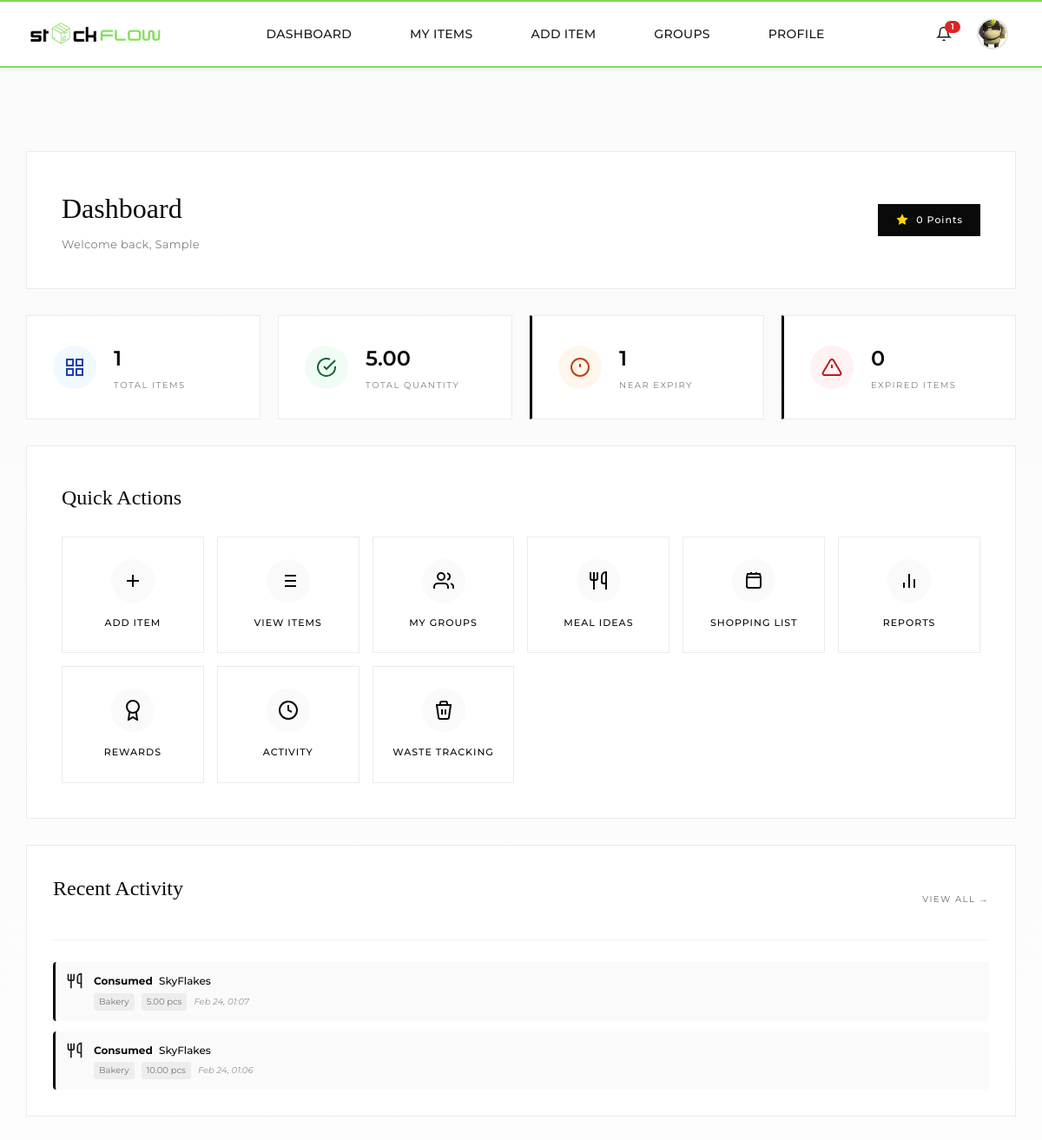
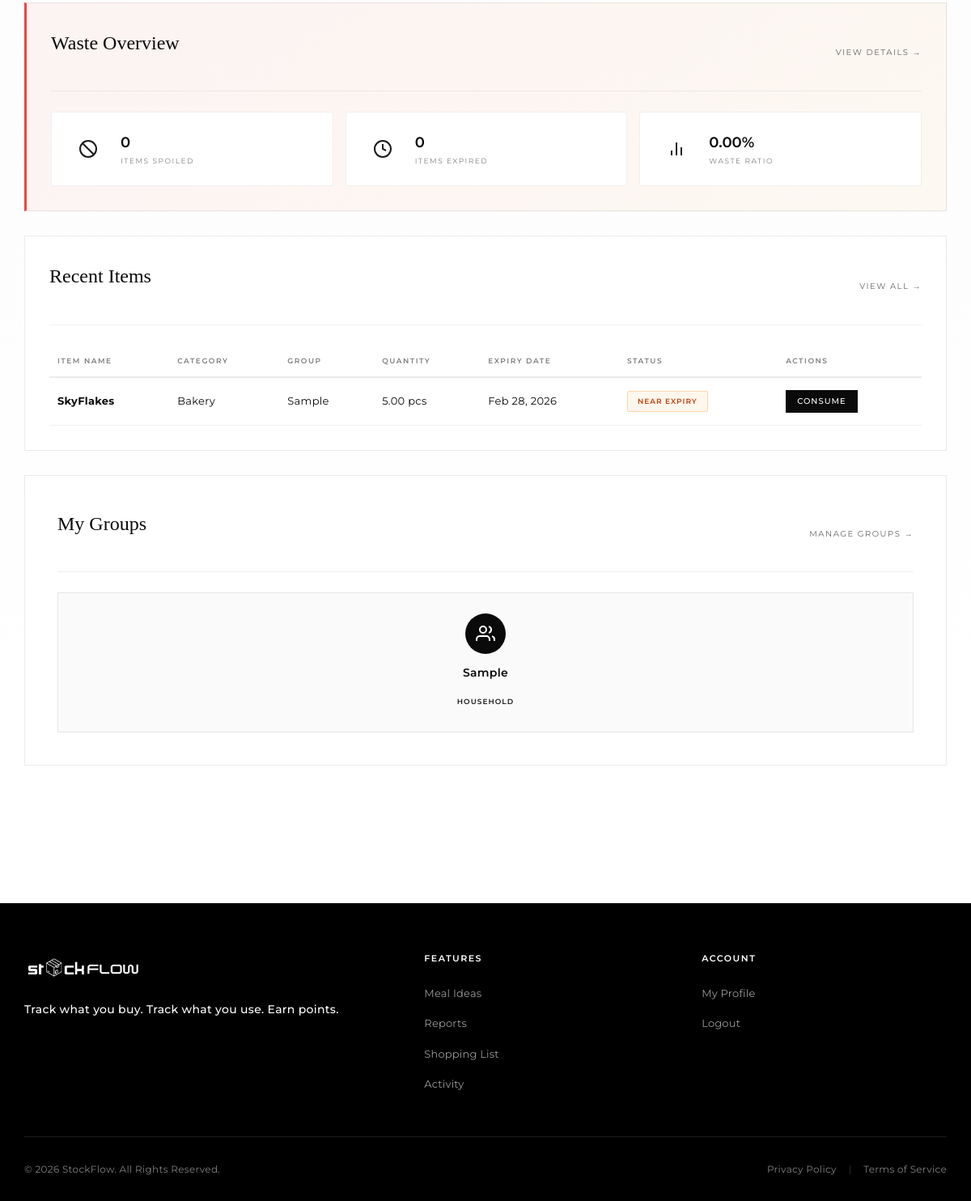
/user/dashboard.php (signed in), run on the app's committed database (2 pictures, top to bottom).
### tables this page shows
CREATE TABLE `users` (
  `user_id` int(11) NOT NULL,
  `full_name` varchar(255) NOT NULL,
  `email` varchar(255) NOT NULL,
  `password` varchar(1000) NOT NULL,
  `img_name` varchar(255) DEFAULT NULL,
  `is_active` tinyint(1) DEFAULT 1,
  `last_login` timestamp NULL DEFAULT NULL,
  `role` enum('customer','grocery_admin') DEFAULT 'customer',
  `store_id` int(11) DEFAULT NULL,
  `created_at` timestamp NOT NULL DEFAULT current_timestamp(),
  `updated_at` timestamp NOT NULL DEFAULT current_timestamp() ON UPDATE current_timestamp()
);

CREATE TABLE `user_points` (
  `user_id` int(11) NOT NULL,
  `total_points` int(11) DEFAULT 0,
  `last_updated` timestamp NOT NULL DEFAULT current_timestamp() ON UPDATE current_timestamp()
);

CREATE TABLE `customer_inventory_updates` (
  `update_id` int(11) NOT NULL,
  `item_id` int(11) NOT NULL,
  `update_type` enum('added','consumed','spoiled','expired') NOT NULL,
  `quantity_change` decimal(10,2) NOT NULL,
  `updated_by` int(11) NOT NULL,
  `update_date` timestamp NOT NULL DEFAULT current_timestamp(),
  `notes` text DEFAULT NULL
);

CREATE TABLE `customer_items` (
  `item_id` int(11) NOT NULL,
  `item_name` varchar(255) NOT NULL,
  `barcode` varchar(100) DEFAULT NULL,
  `catalog_id` int(11) DEFAULT NULL,
  `category_id` int(11) NOT NULL,
  `group_id` int(11) NOT NULL,
  `quantity` decimal(10,2) NOT NULL,
  `unit` varchar(50) NOT NULL,
  `purchase_date` date NOT NULL,
  `expiry_date` date NOT NULL,
  `expiry_status` enum('fresh','near_expiry','expired') DEFAULT 'fresh',
  `alert_flag` tinyint(1) DEFAULT 0,
  `purchased_from` varchar(255) DEFAULT NULL,
  `created_by` int(11) NOT NULL,
  `date_added` timestamp NOT NULL DEFAULT current_timestamp(),
  `last_updated` timestamp NOT NULL DEFAULT current_timestamp() ON UPDATE current_timestamp()
);

CREATE TABLE `categories` (
  `category_id` int(11) NOT NULL,
  `category_name` varchar(100) NOT NULL,
  `description` text DEFAULT NULL,
  `created_at` timestamp NOT NULL DEFAULT current_timestamp()
);

CREATE TABLE `groups` (
  `group_id` int(11) NOT NULL,
  `group_name` varchar(255) NOT NULL,
  `group_type` enum('household','co_living','small_business') NOT NULL,
  `created_by` int(11) NOT NULL,
  `invitation_code` varchar(50) DEFAULT NULL,
  `created_at` timestamp NOT NULL DEFAULT current_timestamp()
);

### user/dashboard.php (the view, shortened to what the rows shown need)
<?php
require_once __DIR__ . '/../includes/config.php';
$conn = getDBConnection();
$user_id = getCurrentUserId();
require_once __DIR__ . '/../includes/notifications_system.php';
runNotificationChecks($conn, $user_id);
$points_stmt = $conn->prepare("SELECT total_points FROM user_points WHERE user_id = ?");
$points_stmt->bind_param("i", $user_id);
$points_stmt->execute();
$points_result = $points_stmt->get_result();
$user_points = $points_result->fetch_assoc()['total_points'] ?? 0;
$groups_stmt = $conn->prepare("
    SELECT g.group_id, g.group_name, g.group_type
    FROM groups g
    INNER JOIN group_members gm ON g.group_id = gm.group_id
    WHERE gm.user_id = ?
");
$groups_stmt->bind_param("i", $user_id);
$groups_stmt->execute();
$groups_result = $groups_stmt->get_result();
$items_stmt = $conn->prepare("
    SELECT ci.*, c.category_name, g.group_name
    FROM customer_items ci
    INNER JOIN categories c ON ci.category_id = c.category_id
    INNER JOIN groups g ON ci.group_id = g.group_id
    INNER JOIN group_members gm ON ci.group_id = gm.group_id
    WHERE gm.user_id = ?
    ORDER BY ci.date_added DESC
    LIMIT 10
");
$items_stmt->bind_param("i", $user_id);
$items_stmt->execute();
$items_result = $items_stmt->get_result();
$recent_activity_stmt = $conn->prepare("
    SELECT
        ciu.update_type,
        ciu.quantity_change,
        ciu.update_date,
        ci.item_name,
        c.category_name,
        ci.unit
    FROM customer_inventory_updates ciu
    INNER JOIN customer_items ci ON ciu.item_id = ci.item_id
    INNER JOIN categories c ON ci.category_id = c.category_id
    WHERE ciu.updated_by = ?
    ORDER BY ciu.update_date DESC
    LIMIT 5
");
$recent_activity_stmt->bind_param("i", $user_id);
$recent_activity_stmt->execute();
$recent_activity_result = $recent_activity_stmt->get_result();
$pageCss = '<link rel="stylesheet" href="' . htmlspecialchars($baseUrl) . '/includes/style/pages/dashboard.css">';
require_once __DIR__ . '/../includes/header.php';
?>
<main class="dashboard-page">
    <div class="dashboard-container">
        <div class="dashboard-header">
            <div class="header-content">
                <div class="header-info">
                    <h1 class="dashboard-title">Dashboard</h1>
                </div>
                <div class="header-actions">
                    <div class="points-badge">
                        <svg width="16" height="16" viewBox="0 0 24 24" fill="currentColor" stroke="none">
                            <polygon points="12 2 15.09 8.26 22 9.27 17 14.14 18.18 21.02 12 17.77 5.82 21.02 7 14.14 2 9.27 8.91 8.26 12 2"/>
                        </svg>
                        <span><?php echo number_format($user_points); ?> Points</span>
                    </div>
                </div>
            </div>
        </div>
        <div class="quick-actions">
            <h2 class="section-title">Quick Actions</h2>
        </div>
        <div class="content-section">
            <div class="section-header">
                <h2 class="section-title">Recent Activity</h2>
            </div>
            <?php if ($recent_activity_result->num_rows > 0): ?>
                <div class="activity-feed-mini">
                    <?php while ($activity = $recent_activity_result->fetch_assoc()): ?>
                        <?php
                            $icon_svg = '';
                            $action_label = 'Unknown';
                            switch ($activity['update_type']) {
                                case 'consumed':
                                    $icon_svg = '<svg width="20" height="20" viewBox="0 0 24 24" fill="none" stroke="currentColor" stroke-width="2"><path d="M3 2v7c0 1.1.9 2 2 2h4a2 2 0 0 0 2-2V2M7 2v20M21 15V2v0a5 5 0 0 0-5 5v6c0 1.1.9 2 2 2h3Zm0 0v7"/></svg>';
                                    $action_label = 'Consumed';
                                    break;
                            }
                        ?>
                        <div class="activity-item">
                            <span class="activity-icon"><?php echo $icon_svg; ?></span>
                            <div class="activity-info">
                                <p class="activity-text">
                                    <strong><?php echo $action_label; ?></strong>
                                    <?php echo htmlspecialchars($activity['item_name']); ?>
                                </p>
                                <p class="activity-meta">
                                    <span class="meta-item"><?php echo htmlspecialchars($activity['category_name']); ?></span>
                                    <span class="meta-item"><?php echo number_format($activity['quantity_change'], 2); ?> <?php echo htmlspecialchars($activity['unit']); ?></span>
                                    <span class="meta-time"><?php echo date('M d, H:i', strtotime($activity['update_date'])); ?></span>
                                </p>
                            </div>
                        </div>
                    <?php endwhile; ?>
                </div>
            <?php else: ?>
                <div class="empty-state">
                    <p>No activity yet. Start by adding items or logging consumption!</p>
                </div>
            <?php endif; ?>
        </div>
        <div class="content-section waste-section">
            <div class="section-header">
                <h2 class="section-title">Waste Overview</h2>
            </div>
        </div>
        <div class="content-section">
            <div class="section-header">
                <h2 class="section-title">Recent Items</h2>
            </div>
            <?php if ($items_result->num_rows > 0): ?>
                <div class="table-wrapper">
                    <table class="data-table">
                        <thead>
                            <tr>
                                <th>Item Name</th>
                                <th>Category</th>
                                <th>Group</th>
                                <th>Quantity</th>
                                <th>Expiry Date</th>
                                <th>Status</th>
                                <th>Actions</th>
                            </tr>
                        </thead>
                        <tbody>
                            <?php while ($item = $items_result->fetch_assoc()): ?>
                            <tr>
                                <td><strong><?php echo htmlspecialchars($item['item_name']); ?></strong></td>
                                <td><?php echo htmlspecialchars($item['category_name']); ?></td>
                                <td><?php echo htmlspecialchars($item['group_name']); ?></td>
                                <td><?php echo $item['quantity'] . ' ' . htmlspecialchars($item['unit']); ?></td>
                                <td><?php echo date('M d, Y', strtotime($item['expiry_date'])); ?></td>
                                <td>
                                    <?php
                                    $badge_class = '';
                                    if ($item['expiry_status'] === 'fresh') {
                                        $badge_class = 'badge-delivered';
                                    } elseif ($item['expiry_status'] === 'near_expiry') {
                                        $badge_class = 'badge-pending';
                                    } else {
                                        $badge_class = 'badge-cancelled';
                                    }
                                    ?>
                                    <span class="badge <?php echo $badge_class; ?>">
                                        <?php echo ucfirst(str_replace('_', ' ', $item['expiry_status'])); ?>
                                    </span>
                                </td>
                                <td>
                                    <a href="customer/item/consume_item.php?id=<?php echo $item['item_id']; ?>" class="action-btn">Consume</a>
                                </td>
                            </tr>
                            <?php endwhile; ?>
                        </tbody>
                    </table>
                </div>
            <?php endif; ?>
        </div>
        <?php if ($groups_result->num_rows > 0): ?>
        <div class="groups-section">
            <div class="section-header">
                <h2 class="section-title">My Groups</h2>
            </div>
            <div class="groups-grid">
                <?php while ($group = $groups_result->fetch_assoc()): ?>
                    <div class="group-card">
                        <div class="group-icon">
                            <svg width="24" height="24" viewBox="0 0 24 24" fill="none" stroke="currentColor" stroke-width="2">
                                <path d="M17 21v-2a4 4 0 0 0-4-4H5a4 4 0 0 0-4 4v2"/><circle cx="9" cy="7" r="4"/><path d="M23 21v-2a4 4 0 0 0-3-3.87"/><path d="M16 3.13a4 4 0 0 1 0 7.75"/>
                            </svg>
                        </div>
                        <div class="group-name"><?php echo htmlspecialchars($group['group_name']); ?></div>
                        <div class="group-type">
                            <span class="badge badge-<?php echo strtolower($group['group_type']); ?>">
                                <?php echo ucfirst($group['group_type']); ?>
                            </span>
                        </div>
                    </div>
                <?php endwhile; ?>
            </div>
        </div>
        <?php endif; ?>
    </div>
</main>
<?php require_once __DIR__ . '/../includes/footer.php'; ?>

### includes/header.php (shortened to what the rows shown need)
<!DOCTYPE html>
<html lang="en">
<head>
    <link rel="stylesheet" href="<?php echo htmlspecialchars($baseUrl); ?>/css/style.css">
    <?php if (isset($pageCss)) echo $pageCss; ?>
    <link rel="stylesheet" href="<?php echo htmlspecialchars($baseUrl); ?>/includes/style/components/header-extras.css">
</head>
<body>
<?php if (isLoggedIn()):
    $header_user_id = (int) $_SESSION['user_id'];
    $header_stmt = $conn->prepare("SELECT full_name, img_name, role FROM users WHERE user_id = ?");
    $header_stmt->bind_param("i", $header_user_id);
    $header_stmt->execute();
    $header_result = $header_stmt->get_result();
    $header_user = $header_result->fetch_assoc();
    $profile_pic = htmlspecialchars($baseUrl) . '/images/profile_pictures/' . htmlspecialchars($header_user['img_name']);
    $current_role = getCurrentUserRole();
?>
<header class="header-container">
    <div class="header-main">
        <a href="<?php echo htmlspecialchars($baseUrl); ?>/index.php" class="logo">
            <img src="<?php echo htmlspecialchars($baseUrl); ?>/assets/logo/logo1.png" alt="StockFlow" class="logo-img">
        </a>
        <nav class="nav-container" id="mobile-nav">
            <ul class="main-nav">
                <?php if ($current_role === 'grocery_admin'): ?>
                    <li><a href="<?php echo htmlspecialchars($baseUrl); ?>/grocery/grocery_dashboard.php" class="nav-link">Dashboard</a></li>
                    <li><a href="<?php echo htmlspecialchars($baseUrl); ?>/grocery/items/grocery_items.php" class="nav-link">Inventory</a></li>
                    <li><a href="<?php echo htmlspecialchars($baseUrl); ?>/grocery/purchase_orders/index.php" class="nav-link">Purchase Orders</a></li>
                    <li><a href="<?php echo htmlspecialchars($baseUrl); ?>/grocery/product_catalog/view_product_catalog.php" class="nav-link">Product Catalog</a></li>
                    <li><a href="<?php echo htmlspecialchars($baseUrl); ?>/grocery/suppliers/view_suppliers.php" class="nav-link">Suppliers</a></li>
                <?php else: ?>
                    <li><a href="<?php echo htmlspecialchars($baseUrl); ?>/user/dashboard.php" class="nav-link">Dashboard</a></li>
                    <li><a href="<?php echo htmlspecialchars($baseUrl); ?>/user/customer/item/my_items.php" class="nav-link">My Items</a></li>
                    <li><a href="<?php echo htmlspecialchars($baseUrl); ?>/user/customer/item/add_item.php" class="nav-link">Add Item</a></li>
                    <li><a href="<?php echo htmlspecialchars($baseUrl); ?>/user/customer/groups/my_groups.php" class="nav-link">Groups</a></li>
                    <li><a href="<?php echo htmlspecialchars($baseUrl); ?>/user/profile/profile.php" class="nav-link">Profile</a></li>
                <?php endif; ?>
            </ul>
        </nav>
        <div class="header-right-actions">
            <?php include __DIR__ . '/notification_bell.php'; ?>
            <div class="account-dropdown-wrapper">
                <button class="icon-btn account-dropdown-btn" aria-label="Account" type="button">
                    <img src="<?php echo $profile_pic; ?>"
                         alt="Profile"
                         class="account-profile-img"
                         onerror="this.src='<?php echo htmlspecialchars($baseUrl); ?>/user/images/profile_pictures/nopfp.jpg';">
                </button>
            </div>
        </div>
    </div>
</header>
<?php endif; ?>
</body>
</html>

### data on the page
users: img_name (picture)
user_points: total_points "0"
customer_inventory_updates: update_type "Consumed", item.item_name "SkyFlakes", categories.category_name "Bakery", quantity_change "5.00", item.unit "pcs", update_date "Feb 24, 01:07"
customer_inventory_updates: update_type "Consumed", item.item_name "SkyFlakes", categories.category_name "Bakery", quantity_change "10.00", item.unit "pcs", update_date "Feb 24, 01:06"
customer_items: item_name "SkyFlakes", category.category_name "Bakery", group.group_name "Sample", quantity "5.00", unit "pcs", expiry_date "Feb 28, 2026", expiry_status "NEAR EXPIRY"
groups: group_name "Sample", group_type "HOUSEHOLD"

### other printed values
$unread "1"
$_SESSION['full_name'] "Sample"
$summary['total_items'] "1"
$summary['total_quantity'] "5.00"
$summary['near_expiry_items'] "1"
$summary['expired_items'] "0"
$waste_data['items_spoiled'] "0"
$waste_data['items_expired'] "0"
$waste_data['waste_percentage'] "0.00"
